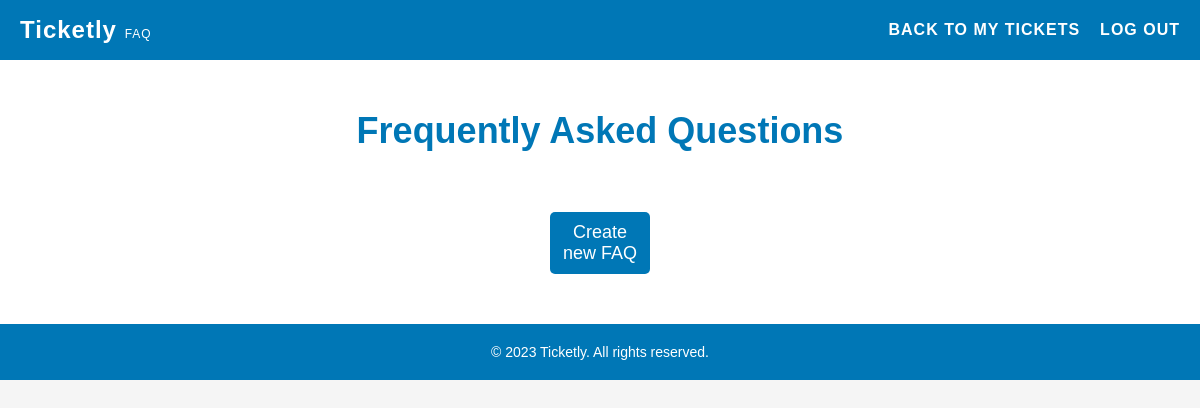
The app's page /pages/faq.php, older data.
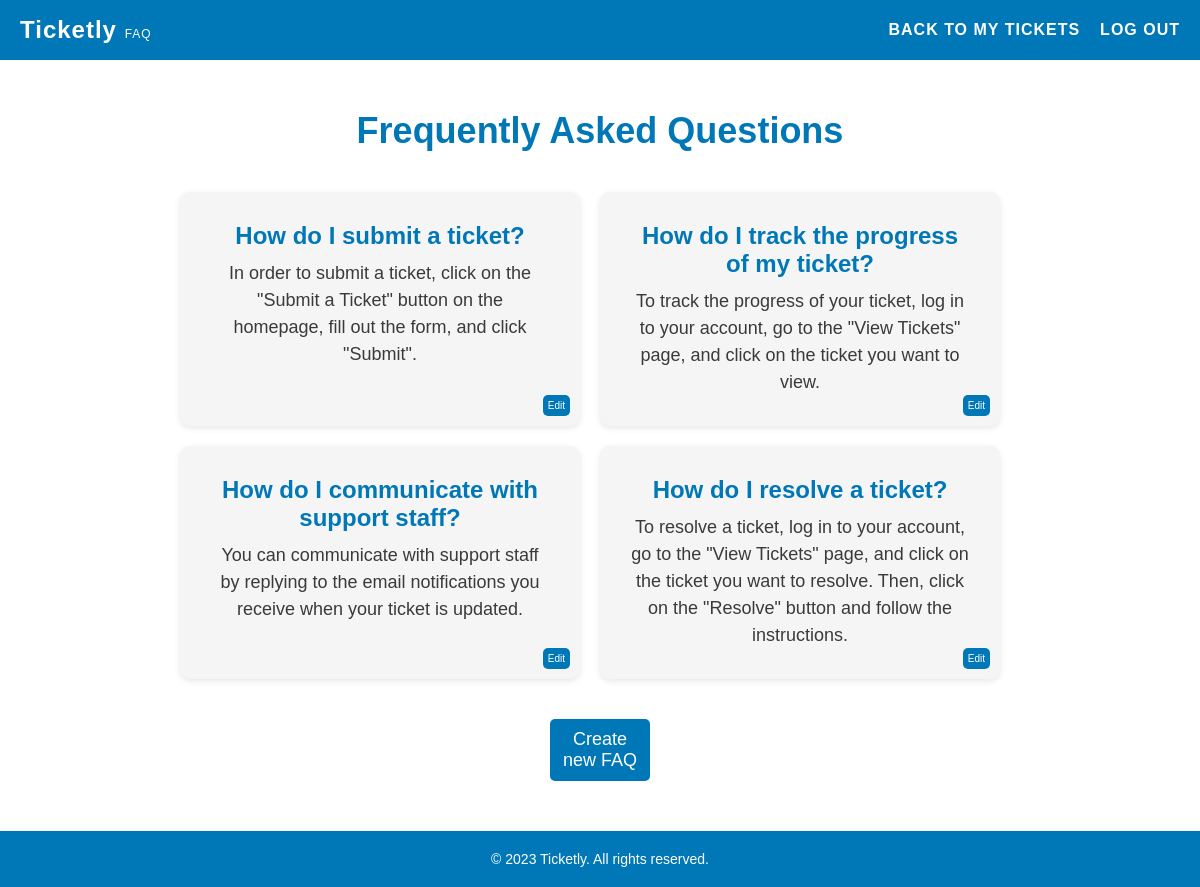
The same page, newer data.
### tables this page shows
CREATE TABLE faqs (
    id INTEGER PRIMARY KEY AUTOINCREMENT,
    question TEXT NOT NULL,
    answer TEXT NOT NULL
);

### pages/faq.php (called while the page is built, shortened)
<?php
    $session = new Session();
    require_once(__DIR__ . '/../templates/faq.tpl.php');
    drawFaq($session);
?>

### database/faqs.class.php (called while the page is built, shortened)
<?php
    class Faqs {
        public function __construct(?int $id, string $question, string $answer) {
            $this->id = $id;
            $this->question = $question;
            $this->answer = $answer;
        }
    }
    function getFaqData(PDO $db) {
        $stmt = $db->query('SELECT * FROM faqs');
        $faqs = [];
        while ($row = $stmt->fetch(PDO::FETCH_ASSOC)) {
            $id = isset($row['id']) ? (int)$row['id'] : null;
            $question = isset($row['question']) ? $row['question'] : '';
            $answer = isset($row['answer']) ? $row['answer'] : '';
            $faq = new Faqs($id, $question, $answer);
            $faqs[] = $faq;
        }
        return $faqs;
    }
?>

### templates/faq.tpl.php (the view, shortened to what this page needs)
<?php function drawFaq(Session $session){
    require_once '../database/connection.db.php';
    require_once '../database/faqs.class.php';
    $db = getDatabaseConnection();
    $faqs = getFaqData($db);
    ?>
    <!DOCTYPE html>
    <html lang="en">
    <head>
        <link rel="stylesheet" href="../style/index.css">
        <link rel="stylesheet" href="../style/header.css">
    </head>
    <body>
        <header>
            <h1>Ticketly <span class="smaller">FAQ</span></h1>
            <nav>
                <ul>
                    <li><a href="client.php">Back to My Tickets</a></li>
                    <li><a href="../actions/action_logout.php">Log out</a></li>
                </ul>
            </nav>
        </header>
        <main>
            <section id="faq">
                <h3>Frequently Asked Questions</h3>
                <ul>
                    <?php foreach ($faqs as $faq) : ?>
                        <li>
                            <h4><?php echo $faq->question; ?></h4>
                            <p><?php echo $faq->answer; ?></p>
                            <a href="editFaq.php?id=<?php echo $faq->id; ?>" class="edit-button">Edit</a>
                        </li>
                    <?php endforeach; ?>
                </ul>
                <div class="create-faq">
                    <a class="button" href="newFaq.php">Create new FAQ</a>
                </div>
            </section>
        </main>
        <?php include '../templates/footer.tpl.php';?>
    </body>
    </html>
<?php
}
?>

### templates/footer.tpl.php
<!DOCTYPE html>
<html>
    <link rel="stylesheet" href="../style/footer.css">
    <footer>
        <p>&copy; 2023 Ticketly. All rights reserved.</p>
    </footer>
<html>

### style/index.css (style rules this page uses)
#faq { background-color: #fff; text-align: center; padding: 50px; }
#faq h3 { font-size: 36px; margin-bottom: 20px; color: #0077b6; }
#faq ul { list-style-type: none; margin-top: 40px; display: flex; flex-wrap: wrap; justify-content: center; }
#faq li { position: relative; width: 400px; padding: 30px; margin-right: 20px; margin-bottom: 20px; background-color: #f5f5f5; border-radius: 10px; box-shadow: 0px 2px 6px rgba(0, 0, 0, 0.1); }
#faq li .edit-button { position: absolute; bottom: 10px; right: 10px; background-color: #0077b6; color: #fff; padding: 5px 5px; border-radius: 5px; text-decoration: none; font-size: x-small; }
#faq h4 { font-size: 24px; margin-bottom: 10px; color: #0077b6; }
#faq p { font-size: 18px; line-height: 1.5; color: #3a3a3a; }
.create-faq { margin-top: 20px; margin-left: 500px; margin-right: 500px; padding: 10px 10px; background-color: #0077b6; color: #fff; border: none; border-radius: 5px; font-size: 18px; }
.create-faq a { text-decoration: none; color: #fff; }

### style/header.css (style rules this page uses)
* { box-sizing: border-box; margin: 0; padding: 0; }
body { font-family: Arial, sans-serif; background-color: #f5f5f5; }
header { background-color: #0077b6; color: #fff; display: flex; justify-content: space-between; align-items: center; padding: 20px; height: 60px; box-shadow: 0 4px 6px rgba(0, 0, 0, 0.1); }
header h1 { font-size: 24px; letter-spacing: 1px; }
header nav ul { display: flex; list-style-type: none; }
header nav li:not(:last-child) { margin-right: 20px; }
header nav a { color: #fff; text-decoration: none; font-size: 16px; letter-spacing: 1px; text-transform: uppercase; font-weight: 600; transition: color 0.3s ease; }
.smaller { font-size: 0.5em; font-weight: lighter; }

### style/footer.css (style rules this page uses)
footer { background-color: #0077b6; color: #fff; text-align: center; padding: 20px; font-size: 14px; margin: 0; }
footer p { margin: 0; }

Row changes from the older to the newer data that the page shows:
added faqs: question "How do I submit a ticket?", answer "In order to submit a ticket, click on the \"Submit a Ticket\" button on the homepage, fill out the form, and click \"Submit\"."
added faqs: question "How do I track the progress of my ticket?", answer "To track the progress of your ticket, log in to your account, go to the \"View Tickets\" page, and click on the ticket you want to view."
added faqs: question "How do I communicate with support staff?", answer "You can communicate with support staff by replying to the email notifications you receive when your ticket is updated."
added faqs: question "How do I resolve a ticket?", answer "To resolve a ticket, log in to your account, go to the \"View Tickets\" page, and click on the ticket you want to resolve. Then, click on the \"Resolve\" button and follow the instructions."
